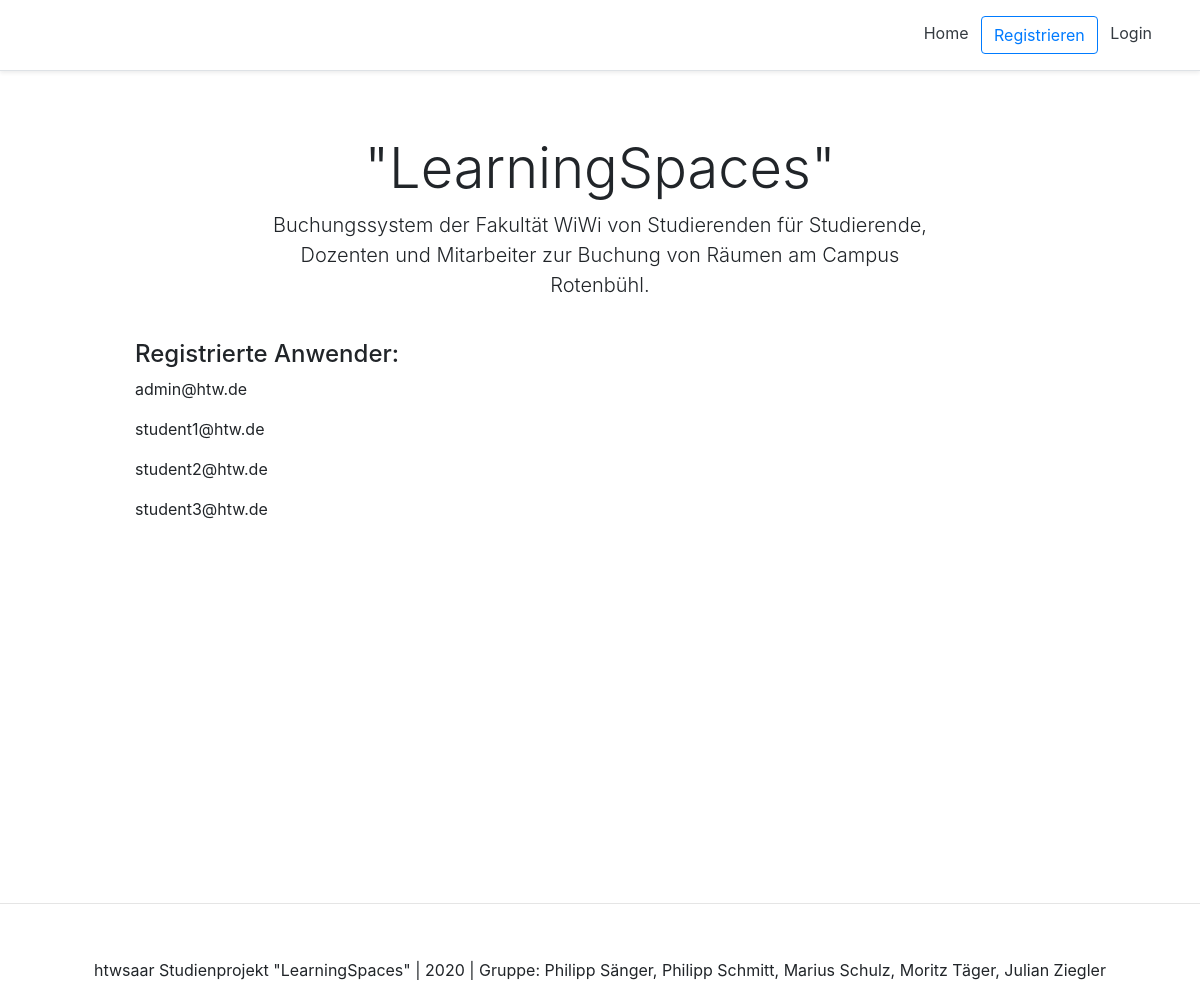
The page / on the database its author committed.
### account/models.py (models this page shows, shortened)
class Account(AbstractBaseUser):
	email				= models.EmailField(verbose_name="email", max_length=60, unique=True)
	username			= models.CharField(max_length=30, unique=True)
	date_joined			= models.DateTimeField(verbose_name='date joined', auto_now_add=True)
	last_login			= models.DateTimeField(verbose_name='last login', auto_now=True)
	is_admin			= models.BooleanField(default=False)
	is_active			= models.BooleanField(default=True)
	is_staff			= models.BooleanField(default=False)
	is_superuser		= models.BooleanField(default=False)
	USERNAME_FIELD = 'email'
	REQUIRED_FIELDS = ['username',]
	objects = MyAccountManager()
	def __str__(self):
		return self.email

### personal/views.py (the view)
# urls.py: path('', home_screen_view, name="home"),
def home_screen_view(request):
    context = {}
    accounts = Account.objects.all()
    context['accounts'] = accounts
    return render(request, "personal/home.html", context)

### personal/templates/personal/home.html
{% extends 'base.html' %}
{% block content %}
<div class="pricing-header px-3 py-3 pt-md-5 pb-md-4 mx-auto text-center">
	<h1 class="display-4">"LearningSpaces"</h1>
	<p class="lead">Buchungssystem der Fakultät WiWi von Studierenden für Studierende, Dozenten und Mitarbeiter zur Buchung von Räumen am Campus Rotenbühl.</p>
</div>
<div class="container">
	<div class="d-flex flex-column">
		<h4>Registrierte Anwender:</h4>
		{% for account in accounts %}
			<p>{{account}}</p>
		{% endfor %}
	</div>
</div>
{% endblock content %}

### templates/snippets/header.html (style rules this page uses)
@media (min-width: 768px) { html { font-size: 16px; } }
.container { max-width: 960px; }
.pricing-header { max-width: 700px; }

### rows shown on the page
Account: email "admin@htw.de"
Account: email "student1@htw.de"
Account: email "student2@htw.de"
Account: email "student3@htw.de"
